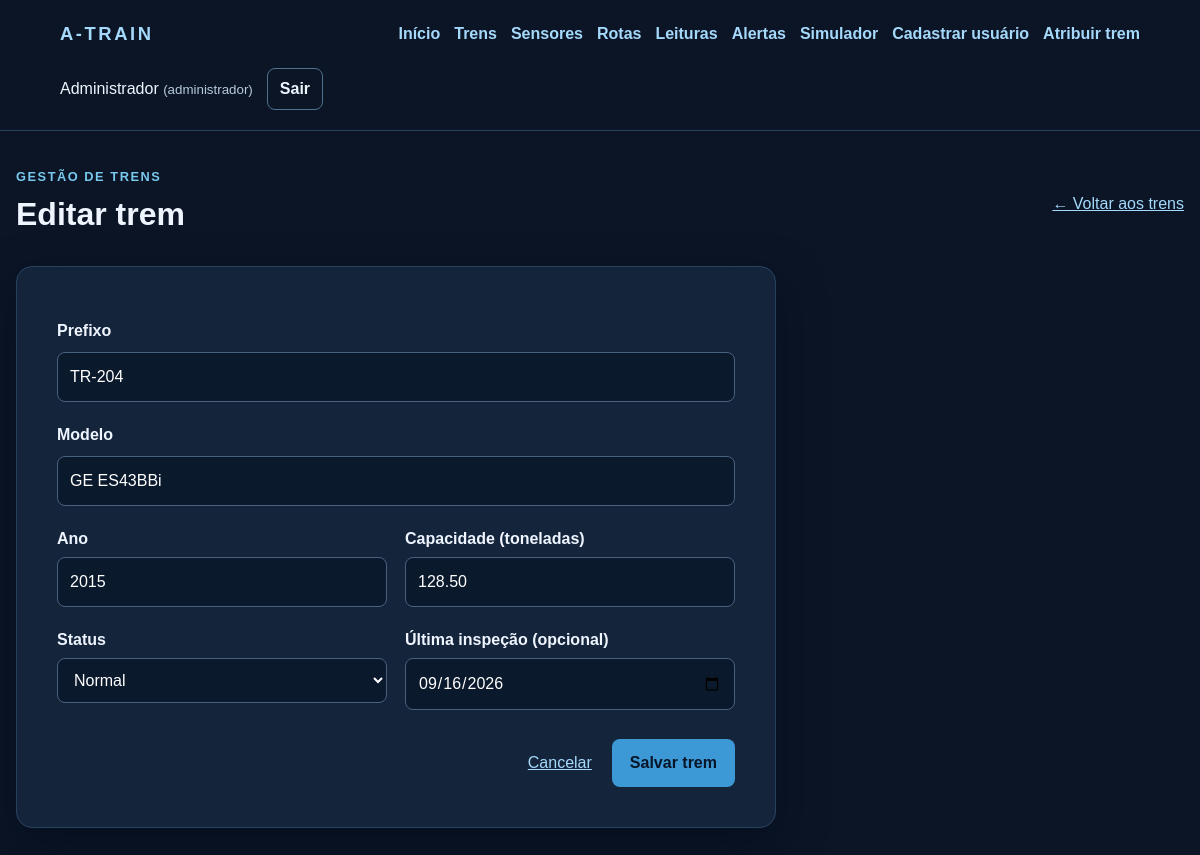
/trens_form.php?id=1 (signed in), run on the app's committed database.
### tables this page shows
CREATE TABLE trens (
    id_trem INT UNSIGNED NOT NULL AUTO_INCREMENT PRIMARY KEY,
    prefixo VARCHAR(6) NOT NULL UNIQUE,
    modelo VARCHAR(120) NOT NULL,
    ano SMALLINT UNSIGNED NOT NULL,
    status ENUM('normal', 'atencao', 'critico') NOT NULL DEFAULT 'normal',
    capacidade_toneladas DECIMAL(8,2) NOT NULL,
    ultima_inspecao DATE NULL,
    CONSTRAINT chk_trens_ano CHECK (ano BETWEEN 1900 AND 2100),
    CONSTRAINT chk_trens_capacidade CHECK (capacidade_toneladas > 0)
);

### includes/seguranca.php (called while the page is built, shortened)
<?php
function escapar(?string $valor): string
{
    return htmlspecialchars($valor ?? '', ENT_QUOTES | ENT_SUBSTITUTE, 'UTF-8');
}

### trens_form.php (the view, shortened to what this page needs)
<?php
require __DIR__ . '/includes/seguranca.php';
require __DIR__ . '/config/conexao.php';
$id = filter_var($_GET['id'] ?? ($_POST['id_trem'] ?? null), FILTER_VALIDATE_INT, ['options' => ['min_range' => 1]]) ?: null;
$dados = ['prefixo' => '', 'modelo' => '', 'ano' => '', 'status' => 'normal', 'capacidade_toneladas' => '', 'ultima_inspecao' => ''];
if ($id && $_SERVER['REQUEST_METHOD'] !== 'POST') {
    $consulta = $conexao->prepare('SELECT prefixo, modelo, ano, status, capacidade_toneladas, ultima_inspecao FROM trens WHERE id_trem = ?');
    $consulta->bind_param('i', $id);
    $consulta->execute();
    $registro = $consulta->get_result()->fetch_assoc();
    foreach ($dados as $campo => $_) { $dados[$campo] = (string) ($registro[$campo] ?? ''); }
}
?>
<!doctype html><html lang="pt-BR"><head><link rel="stylesheet" href="assets/css/estilo.css"></head><body>
<?php require __DIR__ . '/includes/cabecalho.php'; ?>
<main class="pagina"><div class="titulo-pagina"><div><p class="sobretitulo">Gestão de trens</p><h1><?= $id ? 'Editar trem' : 'Cadastrar trem' ?></h1></div><a href="trens.php">← Voltar aos trens</a></div>
<form class="cartao formulario" method="post"><input type="hidden" name="csrf" value="<?= escapar(tokenCsrf()) ?>"><input type="hidden" name="id_trem" value="<?= $id ? (int) $id : '' ?>">
<label for="prefixo">Prefixo</label><input id="prefixo" name="prefixo" maxlength="6" pattern="TR-[0-9]{3}" placeholder="TR-204" value="<?= escapar($dados['prefixo']) ?>" required>
<label for="modelo">Modelo</label><input id="modelo" name="modelo" maxlength="120" value="<?= escapar($dados['modelo']) ?>" required>
<div class="grade-form"><div><label for="ano">Ano</label><input id="ano" name="ano" type="number" min="1900" max="2100" value="<?= escapar($dados['ano']) ?>" required></div><div><label for="capacidade_toneladas">Capacidade (toneladas)</label><input id="capacidade_toneladas" name="capacidade_toneladas" type="number" min="0.01" max="999999.99" step="0.01" value="<?= escapar($dados['capacidade_toneladas']) ?>" required></div></div>
<div class="grade-form"><div><label for="status">Status</label><select id="status" name="status" required><?php foreach (['normal'=>'Normal','atencao'=>'Atenção','critico'=>'Crítico'] as $valor=>$rotulo): ?><option value="<?= $valor ?>" <?= $dados['status'] === $valor ? 'selected' : '' ?>><?= $rotulo ?></option><?php endforeach; ?></select></div><div><label for="ultima_inspecao">Última inspeção (opcional)</label><input id="ultima_inspecao" name="ultima_inspecao" type="date" value="<?= escapar($dados['ultima_inspecao']) ?>"></div></div>
<div class="acoes"><a href="trens.php">Cancelar</a><button type="submit">Salvar trem</button></div></form></main></body></html>

### assets/css/estilo.css (style rules this page uses)
* { box-sizing: border-box; }
body { margin: 0; min-height: 100vh; background: #0b1526; color: #eff5ff; font: 16px/1.5 Arial, sans-serif; }
.cartao { background: #14243b; border: 1px solid #29435e; border-radius: 16px; box-shadow: 0 18px 45px #020a1780; padding: clamp(24px, 5vw, 40px); }
h1 { margin: 20px 0 4px; font-size: clamp(1.6rem, 4vw, 2rem); }
form { display: grid; gap: 9px; }
label { margin-top: 12px; font-weight: 600; }
input, select { width: 100%; background: #0b192d; color: #fff; border: 1px solid #49617d; border-radius: 8px; padding: 12px; font: inherit; }
button, .botao-link { display: inline-block; margin-top: 20px; background: #3d98d6; color: #071527; border: 0; border-radius: 8px; padding: 12px 18px; font: inherit; font-weight: 700; text-align: center; text-decoration: none; cursor: pointer; }
.pagina { width: min(100% - 32px, 1200px); margin: 36px auto 72px; }
.titulo-pagina { display: flex; justify-content: space-between; align-items: center; flex-wrap: wrap; gap: 18px; margin-bottom: 24px; }
.titulo-pagina h1 { margin: 4px 0; }
.titulo-pagina a:not(.botao-link), .acoes a, .acoes-tabela a { color: #a5d9fb; }
.sobretitulo { margin: 0; color: #78c9ee; font-size: .8rem; text-transform: uppercase; letter-spacing: .12em; font-weight: 700; }
.formulario { max-width: 760px; }
.grade-form { display: grid; grid-template-columns: repeat(2, minmax(0, 1fr)); gap: 18px; }
.grade-form label { display: block; margin-bottom: 6px; }
.acoes { display: flex; justify-content: flex-end; align-items: center; gap: 20px; margin-top: 20px; }
.acoes button { margin: 0; }

### data on the page
trens: prefixo "TR-204", modelo "GE ES43BBi", ano "2015", capacidade_toneladas "128.50", status "Normal", ultima_inspecao "09/16/2026"

### other printed values
escapar($_SESSION['nome'] ?? $_SESSION['login']) "Administrador"
escapar($_SESSION['papel']) "administrador"
